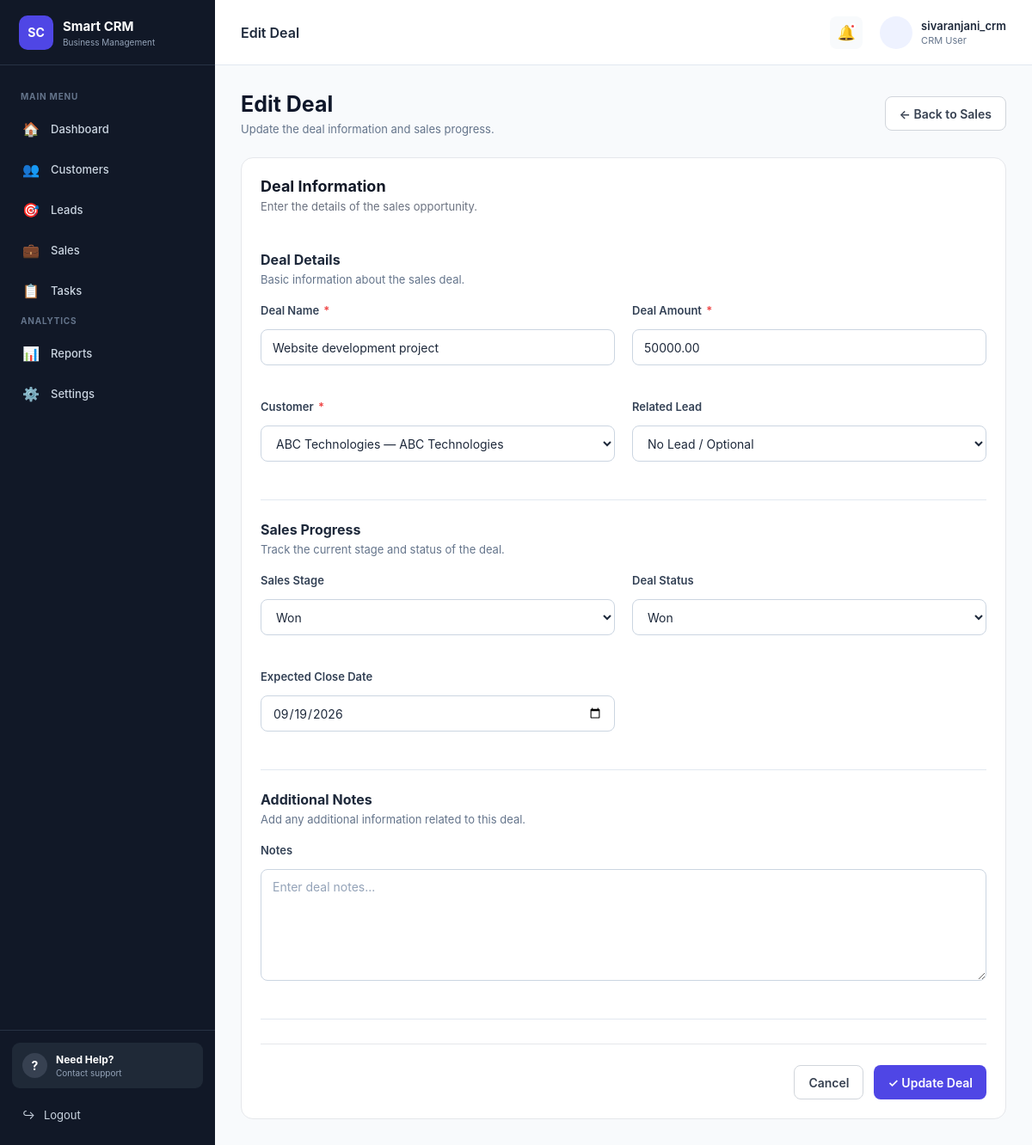
The page /sales/edit/1/ (signed in) on the database its author committed.
### sales/models.py (models this page shows, shortened)
class Deal(models.Model):
    STAGE_CHOICES = [
        ('New', 'New'),
        ('Proposal', 'Proposal'),
        ('Negotiation', 'Negotiation'),
        ('Won', 'Won'),
        ('Lost', 'Lost'),
    ]
    STATUS_CHOICES = [
        ('Open', 'Open'),
        ('Won', 'Won'),
        ('Lost', 'Lost'),
    ]
    deal_name = models.CharField(max_length=150)
    customer = models.ForeignKey(
        Customer,
        on_delete=models.CASCADE,
        related_name='deals'
    )
    lead = models.ForeignKey(
        Lead,
        on_delete=models.SET_NULL,
        null=True,
        blank=True,
        related_name='deals'
    )
    amount = models.DecimalField(
        max_digits=12,
        decimal_places=2
    )
    stage = models.CharField(
        max_length=30,
        choices=STAGE_CHOICES,
        default='New'
    )
    status = models.CharField(
        max_length=20,
        choices=STATUS_CHOICES,
        default='Open'
    )
    expected_close_date = models.DateField(
        null=True,
        blank=True
    )
    notes = models.TextField(
        blank=True
    )
    created_at = models.DateTimeField(
        auto_now_add=True
    )
    updated_at = models.DateTimeField(
        auto_now=True
    )

### customers/models.py (models this page shows, shortened)
class Customer(models.Model):
    STATUS_CHOICES = [
        ('Active', 'Active'),
        ('Inactive', 'Inactive'),
        ('Pending', 'Pending'),
    ]
    name = models.CharField(max_length=100)
    email = models.EmailField(unique=True)
    phone = models.CharField(max_length=15)
    company = models.CharField(max_length=150, blank=True)
    address = models.TextField(blank=True)
    status = models.CharField(
        max_length=20,
        choices=STATUS_CHOICES,
        default='Active'
    )
    created_at = models.DateTimeField(
        auto_now_add=True
    )
    updated_at = models.DateTimeField(
        auto_now=True
    )

### sales/views.py (the view, shortened to what this page needs)
def edit_deal(request, id):
    if not request.user.is_authenticated:
        return redirect("login")
    deal = get_object_or_404(
        Deal,
        id=id
    )
    customers = Customer.objects.all()
    leads = Lead.objects.all()
    return render(
        request,
        "deal_form.html",
        {
            "deal": deal,
            "customers": customers,
            "leads": leads,
        }
    )

### templates/deal_form.html (shortened to what this page needs)
{% extends 'base.html' %}
{% block page_title %}
    {% if deal %}
        Edit Deal
    {% else %}
        Add Deal
    {% endif %}
{% endblock %}
{% block content %}
<div class="page-header">
    <div>
        <h1>
            {% if deal %}
                Edit Deal
            {% else %}
                Add New Deal
            {% endif %}
        </h1>
        <p>
            {% if deal %}
                Update the deal information and sales progress.
            {% else %}
                Create a new sales opportunity for your customer.
            {% endif %}
        </p>
    </div>
    <div>
        <a
            href="{% url 'sales' %}"
            class="btn btn-secondary"
        >
            ← Back to Sales
        </a>
    </div>
</div>
<div class="content-card form-card">
    <div class="card-header">
        <div>
            <h2>
                Deal Information
            </h2>
            <p>
                Enter the details of the sales opportunity.
            </p>
        </div>
    </div>
    <form
        method="POST"
        class="crm-form"
    >
        <div class="form-section">
            <div class="form-section-title">
                <h3>
                    Deal Details
                </h3>
                <p>
                    Basic information about the sales deal.
                </p>
            </div>
            <div class="form-grid">
                <div class="form-group">
                    <label for="deal_name">
                        Deal Name
                        <span class="required">*</span>
                    </label>
                    <input
                        type="text"
                        id="deal_name"
                        name="deal_name"
                        value="{{ deal.deal_name|default:'' }}"
                        placeholder="Example: Website Development Project"
                        required
                    >
                </div>
                <div class="form-group">
                    <label for="amount">
                        Deal Amount
                        <span class="required">*</span>
                    </label>
                    <input
                        type="number"
                        id="amount"
                        name="amount"
                        value="{{ deal.amount|default:'' }}"
                        placeholder="Enter deal amount"
                        min="0"
                        step="0.01"
                        required
                    >
                </div>
                <div class="form-group">
                    <label for="customer">
                        Customer
                        <span class="required">*</span>
                    </label>
                    <select
                        id="customer"
                        name="customer"
                        required
                    >
                        {% for customer in customers %}
                        <option
                            value="{{ customer.id }}"
                            {% if deal.customer_id == customer.id %}
                                selected
                            {% endif %}
                        >
                            {{ customer.name }}
                            {% if customer.company %}
                                — {{ customer.company }}
                            {% endif %}
                        </option>
                        {% endfor %}
                    </select>
                </div>
                <div class="form-group">
                    <label for="lead">
                        Related Lead
                    </label>
                    <select
                        id="lead"
                        name="lead"
                    >
                        <option value="">
                            No Lead / Optional
                        </option>
                    </select>
                </div>
            </div>
        </div>
        <div class="form-section">
            <div class="form-section-title">
                <h3>
                    Sales Progress
                </h3>
                <p>
                    Track the current stage and status of the deal.
                </p>
            </div>
            <div class="form-grid">
                <div class="form-group">
                    <label for="stage">
                        Sales Stage
                    </label>
                    <select
                        id="stage"
                        name="stage"
                    >
                        <option
                            value="Won"
                            {% if deal.stage == "Won" %}
                                selected
                            {% endif %}
                        >
                            Won
                        </option>
                    </select>
                </div>
                <div class="form-group">
                    <label for="status">
                        Deal Status
                    </label>
                    <select
                        id="status"
                        name="status"
                    >
                        <option
                            value="Won"
                            {% if deal.status == "Won" %}
                                selected
                            {% endif %}
                        >
                            Won
                        </option>
                    </select>
                </div>
                <div class="form-group">
                    <label for="expected_close_date">
                        Expected Close Date
                    </label>
                    <input
                        type="date"
                        id="expected_close_date"
                        name="expected_close_date"
                        value="{{ deal.expected_close_date|date:'Y-m-d' }}"
                    >
                </div>
            </div>
        </div>
        <div class="form-section">
            <div class="form-section-title">
                <h3>
                    Additional Notes
                </h3>
                <p>
                    Add any additional information related to this deal.
                </p>
            </div>
            <div class="form-group">
                <label for="notes">
                    Notes
                </label>
                <textarea
                    id="notes"
                    name="notes"
                    rows="6"
                    placeholder="Enter deal notes..."
                >{{ deal.notes|default:'' }}</textarea>
            </div>
        </div>
        <div class="form-actions">
            <a
                href="{% url 'sales' %}"
                class="btn btn-secondary"
            >
                Cancel
            </a>
            <button
                type="submit"
                class="btn btn-primary"
            >
                {% if deal %}
                    ✓ Update Deal
                {% else %}
                    + Save Deal
                {% endif %}
            </button>
        </div>
    </form>
</div>
{% endblock %}

### templates/base.html (shortened to what this page needs)
{% load static %}
<!DOCTYPE html>
<html lang="en">
<head>
    <link
        rel="stylesheet"
        href="{% static 'css/style.css' %}"
    >
</head>
<body>
<div class="app-container">
    <aside class="sidebar">
        <div class="brand">
            <div class="brand-logo">
                SC
            </div>
            <div class="brand-info">
                <strong>
                    Smart CRM
                </strong>
                <span>
                    Business Management
                </span>
            </div>
        </div>
        <nav class="sidebar-nav">
            <div class="nav-section-title">
                MAIN MENU
            </div>
            <a
                href="{% url 'dashboard' %}"
                class="nav-item"
            >
                <span class="nav-icon">
                    🏠
                </span>
                <span>
                    Dashboard
                </span>
            </a>
            <a
                href="{% url 'customers' %}"
                class="nav-item"
            >
                <span class="nav-icon">
                    👥
                </span>
                <span>
                    Customers
                </span>
            </a>
            <a
                href="{% url 'leads' %}"
                class="nav-item"
            >
                <span class="nav-icon">
                    🎯
                </span>
                <span>
                    Leads
                </span>
            </a>
            <a
                href="{% url 'sales' %}"
                class="nav-item"
            >
                <span class="nav-icon">
                    💼
                </span>
                <span>
                    Sales
                </span>
            </a>
            <a
                href="{% url 'tasks' %}"
                class="nav-item"
            >
                <span class="nav-icon">
                    📋
                </span>
                <span>
                    Tasks
                </span>
            </a>
            <div class="nav-section-title">
                ANALYTICS
            </div>
            <a
                href="{% url 'reports' %}"
                class="nav-item"
            >
                <span class="nav-icon">
                    📊
                </span>
                <span>
                    Reports
                </span>
            </a>
            <a
                href="{% url 'profile' %}"
                class="nav-item"
            >
                <span class="nav-icon">
                    ⚙️
                </span>
                <span>
                    Settings
                </span>
            </a>
        </nav>
        <div class="sidebar-bottom">
            <div class="help-box">
                <div class="help-icon">
                    ?
                </div>
                <div class="help-content">
                    <strong>
                        Need Help?
                    </strong>
                    <small>
                        Contact support
                    </small>
                </div>
            </div>
            <a
                href="{% url 'logout' %}"
                class="logout-link"
            >
                <span>
                    ↪
                </span>
                <span>
                    Logout
                </span>
            </a>
        </div>
    </aside>
    <main class="main-content">
        <header class="topbar">
            <div class="topbar-left">
                <h3>
                    {% block page_title %}{% endblock %}
                </h3>
            </div>
            <div class="topbar-right">
                <button
                    type="button"
                    class="notification-btn"
                    title="Notifications"
                >
                    🔔
                    <span class="notification-dot"></span>
                </button>
                <div class="user-profile">
                    <div class="user-avatar">
                    </div>
                    <div class="user-info">
                        {% if user.is_authenticated %}
                            <strong>
                                {{ user.username }}
                            </strong>
                            <span>
                                CRM User
                            </span>
                        {% endif %}
                    </div>
                </div>
            </div>
        </header>
        <section class="page-content">
            {% block content %}
            {% endblock %}
        </section>
    </main>
</div>
</body>
</html>

### rows shown on the page
Deal: deal_name "Website development project", amount "50000.00", customer "ABC Technologies — ABC Technologies", stage "Won", status "Won", expected_close_date "09/19/2026"

### other values the page prints
{{ user.username }} "sivaranjani_crm"
